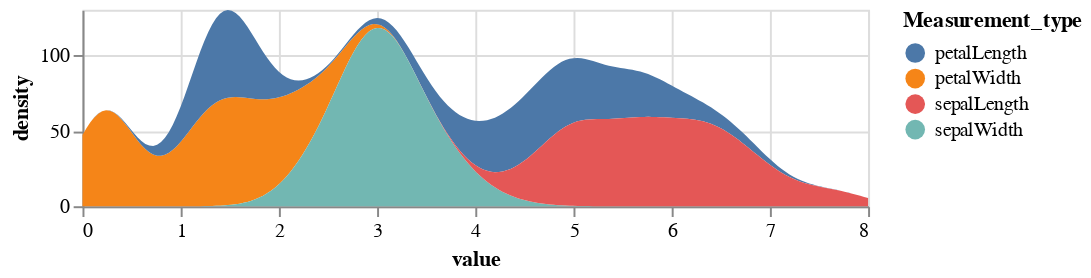

Write notebook code for a chart like this one.
### Code cell
import altair as alt
from vega_datasets import data

source = data.iris()

alt.Chart(source).transform_fold(
    ['petalWidth',
    'petalLength',
    'sepalWidth',
    'sepalLength'],
    as_ = ['Measurement_type', 'value']
).transform_density(
    density='value',
    bandwidth=0.3,
    groupby=['Measurement_type'],
    extent= [0, 8],
    counts = True,
    steps=200
).mark_area().encode(
    alt.X('value:Q'),
    alt.Y('density:Q', stack='zero'),
    alt.Color('Measurement_type:N')
).properties(width=400, height=100)

### Figure 1 — Vega-Lite specification as saved in the notebook (floating-point values rounded to 4 significant figures; data arrays with more than 128 entries replaced by an {"elided": "..."} marker saying what was removed)
{"config": {"view": {"continuousWidth": 400, "continuousHeight": 300}}, "data": {"name": "data-a264acbd6e539a8b3afc0cb5f240fb57"}, "mark": "area", "encoding": {"color": {"type": "nominal", "field": "Measurement_type"}, "x": {"type": "quantitative", "field": "value"}, "y": {"type": "quantitative", "field": "density", "stack": "zero"}}, "height": 100, "transform": [{"fold": ["petalWidth", "petalLength", "sepalWidth", "sepalLength"], "as": ["Measurement_type", "value"]}, {"density": "value", "bandwidth": 0.3, "counts": true, "extent": [0, 8], "groupby": ["Measurement_type"], "steps": 200}], "width": 400, "$schema": "https://vega.github.io/schema/vega-lite/v4.8.1.json", "datasets": {"data-a264acbd6e539a8b3afc0cb5f240fb57": {"elided": "150 records"}}}
